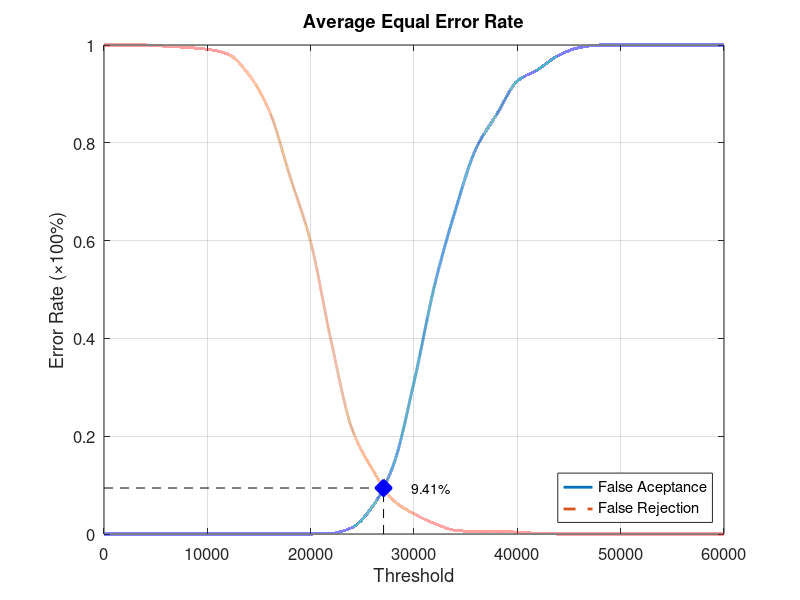
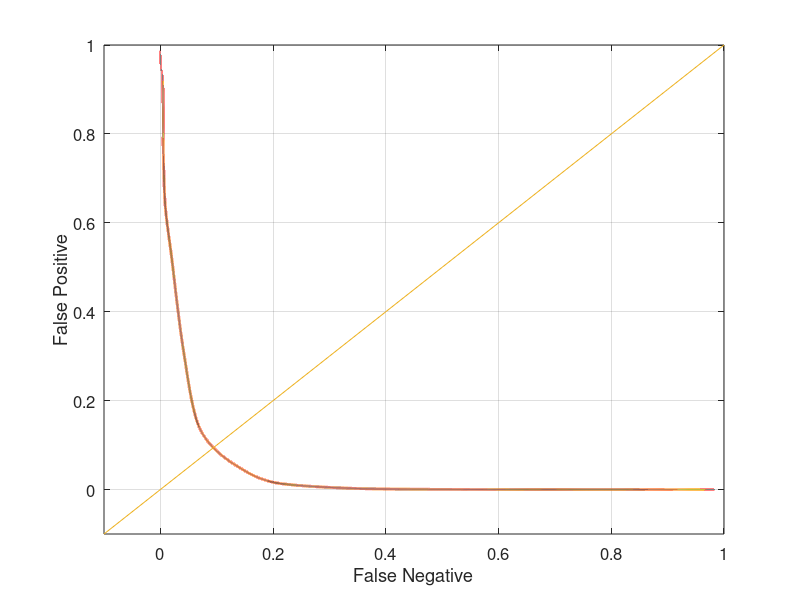

The MATLAB source for these figures, in order:
function yEER = Experiment2Average
close all;
clear;
clc;
x = 0:2000:60000;
xq = 0:0.5:60000;

y0 = [0 0 0 0 0 0 0 0 0 0 0 0.00131579 0.0131579 0.0565789 0.140789 0.310526 0.509211 0.661842 0.788158 0.857895 0.926316 0.95 0.978947 0.994737 1 1 1 1 1 1 1];
yy0 = interp1(x, y0, xq, 'pchip');
y1 = [1 1 1 0.9975 0.995 0.99125 0.98125 0.94 0.865 0.73125 0.5975 0.3925 0.215 0.13125 0.06875 0.04125 0.02125 0.0075 0.005 0.005 0.00375 0.00125 0 0 0 0 0 0 0 0 0];
yy1 = interp1(x, y1, xq, 'pchip');

% Calculating EER: 
y2 = abs(y0 - y1);
find(y2 == min(y2))
yy2 = abs(yy0 - yy1);
xEER = find(yy2 == min(yy2));
xEERIndex = xq(xEER) % X-axis EER
yEER = yy0(xEER) % Y-axis EER

main = figure
plot(xq, yy0,'-','LineWidth', 2);	hold on
plot(xq, yy1,'--','LineWidth', 2);	hold on
plot([xEERIndex xEERIndex], [0 yEER], 'k--');	hold on
plot([0 xEERIndex], [yEER yEER], 'k--');	hold on
plot(xEERIndex, yEER, 'bx', 'LineWidth', 10);	hold on
text(xEERIndex + 10 * xEERIndex / 100, yEER, [num2str(round((10000 * yEER)) / 100) '%'])
legend('False Aceptance', 'False Rejection', 'Location', 'SouthEast')
xlabel('Threshold')
ylabel('Error Rate (\times100%)')
title('Average Equal Error Rate')
set(gca, 'FontSize', 12)
axis([0 60000 0 1])
grid on

print(main, 'Experiment2AverageMain', '-dpng');
FNRxFPR = figure('Color', [1 1 1]);
plot(yy1, yy0, '-', yy1, yy0, 'LineWidth', 2);
hold on
y = -0.1:0.1:1
plot(y, y); 
set(gca, 'FontSize', 12)
xlabel('False Negative')
ylabel('False Positive')
axis([-0.1 1 -0.1 1])
set(gca, 'FontSize', 12)
grid on

print(FNRxFPR, 'Experiment2AverageFNRxFPR','-dpng');
end
